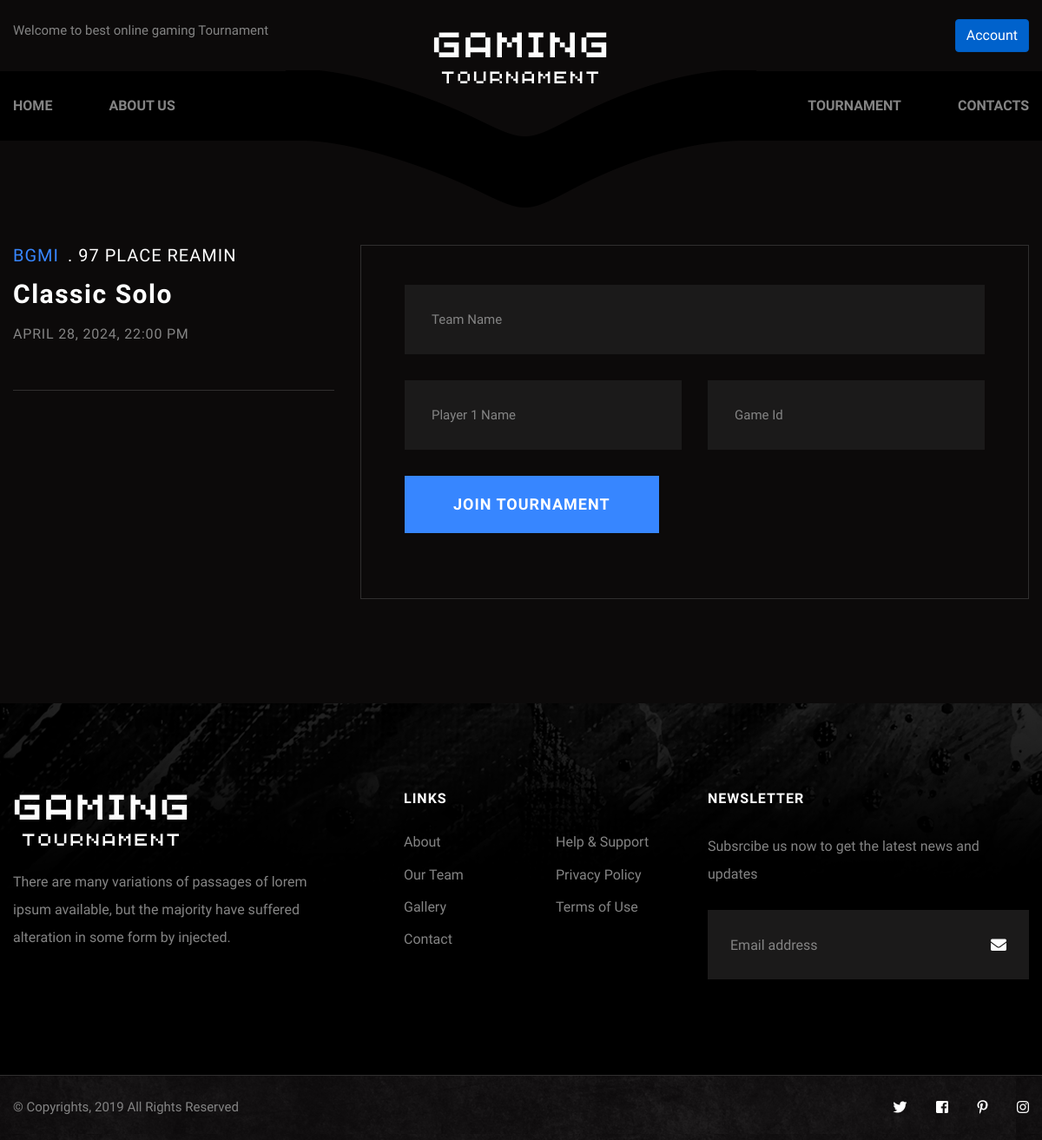
Page /game/Tournament_Detail/6/ on the committed database.
### game/models.py (models this page shows, shortened)
class Tournament(models.Model):
    game = models.CharField(max_length=100)
    name = models.CharField(max_length=100)
    start_date = models.DateField()
    start_time = models.TimeField()
    max_players = models.IntegerField()
    group_size = models.CharField(max_length=50, choices=[('solo', 'Solo'), ('duo', 'Duo'), ('squad', 'Squad')])

class Slot(models.Model):
    tournament = models.ForeignKey(Tournament, on_delete=models.CASCADE)
    total_slots = models.PositiveIntegerField()
    booked_slots = models.PositiveIntegerField(default=0)
    def remaining_slots(self):
        remaining_slots = self.total_slots - self.booked_slots
        return remaining_slots

### game/views.py (the view)
# urls.py: path('Tournament_Detail/<int:tid>/',views.Tournament_Detail,name='Tournament_Detail'),
def Tournament_Detail(request,tid):
    tournament_detail = Tournament.objects.get(id=tid)
    tournament_slot = Slot.objects.get(tournament=tid)
    context = {
        'tournament_detail':tournament_detail,
        'tournament_slot':tournament_slot,
    }
    return render(request,'user/tournament_detail.html',context)

### templates/user/tournament_detail.html (shortened to what this page needs)
{% extends 'user/base.html' %}
{% load static %}
{% block content%}
<div class="sidebar-page-container">
	<div class="auto-container">
		<div class="row clearfix">
			<div class="content-side col-lg-4 col-md-12 col-sm-12">
				<div class="match-single">
					<div class="title-box">
						<div class="recent-result">{{tournament_detail.game}}<span>.
								{% if tournament_slot %}
								{{ tournament_slot.remaining_slots }} Place Reamin
								{% else %}
								No slots available for booking.
								{% endif %}
							</span></div>
						<h3>{{tournament_detail.name}}</h3>
						<div class="date">{{tournament_detail.start_date}},
							{{tournament_detail.start_time|time:"H:i A"}}</div>
					</div>
				</div>
			</div>
			<div class="sidebar-side col-lg-8 col-md-12 col-sm-12">
				<aside class="sidebar">
					<div class="sidebar-widget next-match-widget">
						<div class="widget-content">
							<div class="form-column ">
								<div class="inner-column wow fadeInRight" data-wow-delay="0ms">
									<div class="default-form contact-form">
										<form method="post" action="{% url 'Join_Tournament' %}">
											<div class="row clearfix">
												{% if tournament_detail.group_size == 'solo' %}
												<div class="col-md-12 col-sm-12 form-group">
													<input type="text" name="team_name" placeholder="Team Name"
														required>
												</div>
												<div class="col-md-6 col-sm-12 form-group">
													<input type="text" name="player_1" placeholder="Player 1 Name"
														required>
												</div>
												<div class="col-md-6 col-sm-12 form-group">
													<input type="text" name="player_1_bgmi_id" placeholder="Game Id"
														required>
												</div>
												{% endif %}
												<div class="col-md-12 col-sm-12 form-group">
													<button class="theme-btn btn-style-one" type="submit"><span
															class="btn-title">Join Tournament</span></button>
												</div>
											</div>
										</form>
									</div>
								</div>
							</div>
						</div>
					</div>
				</aside>
			</div>
		</div>
	</div>
</div>
{% endblock %}

### rows in the picture
Tournament: game "BGMI", name "Classic Solo", start_date "APRIL 28, 2024", start_time "22:00 PM"
Slot: remaining_slots "97"
